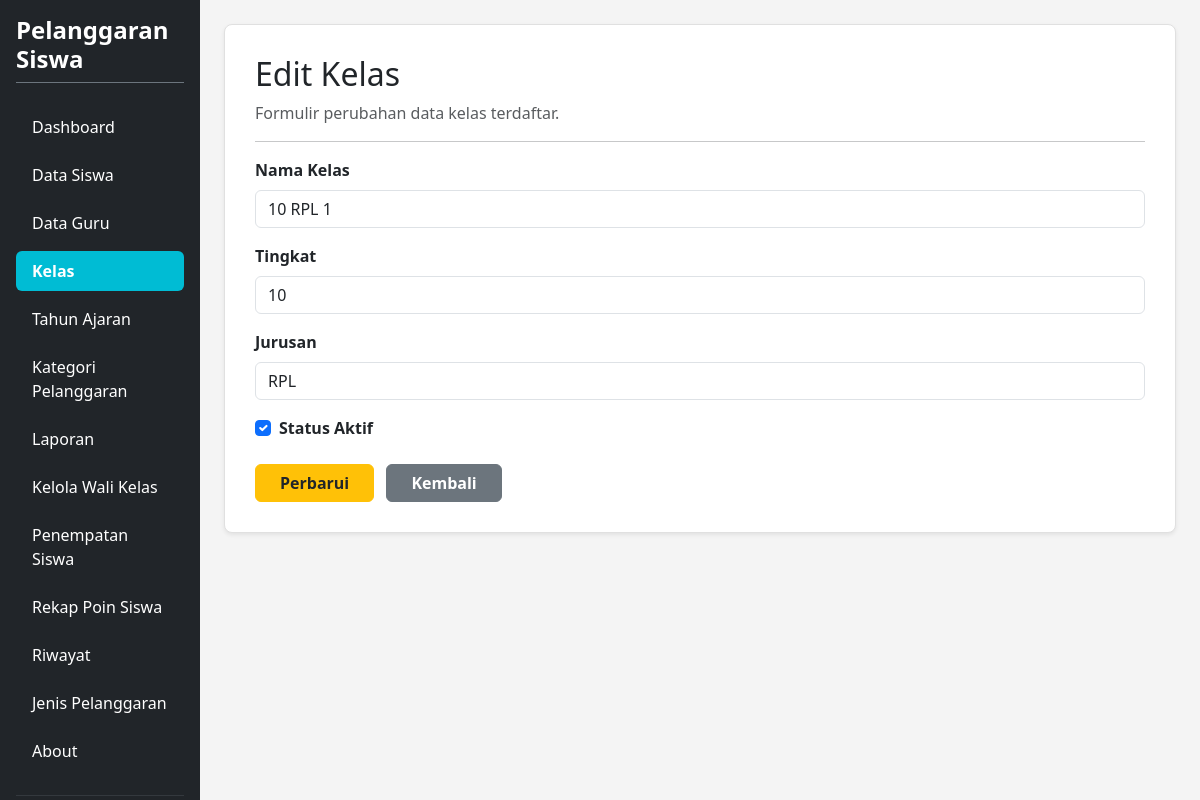
The page /edit_kelas.php?id=1 (signed in) on the database as committed earlier.
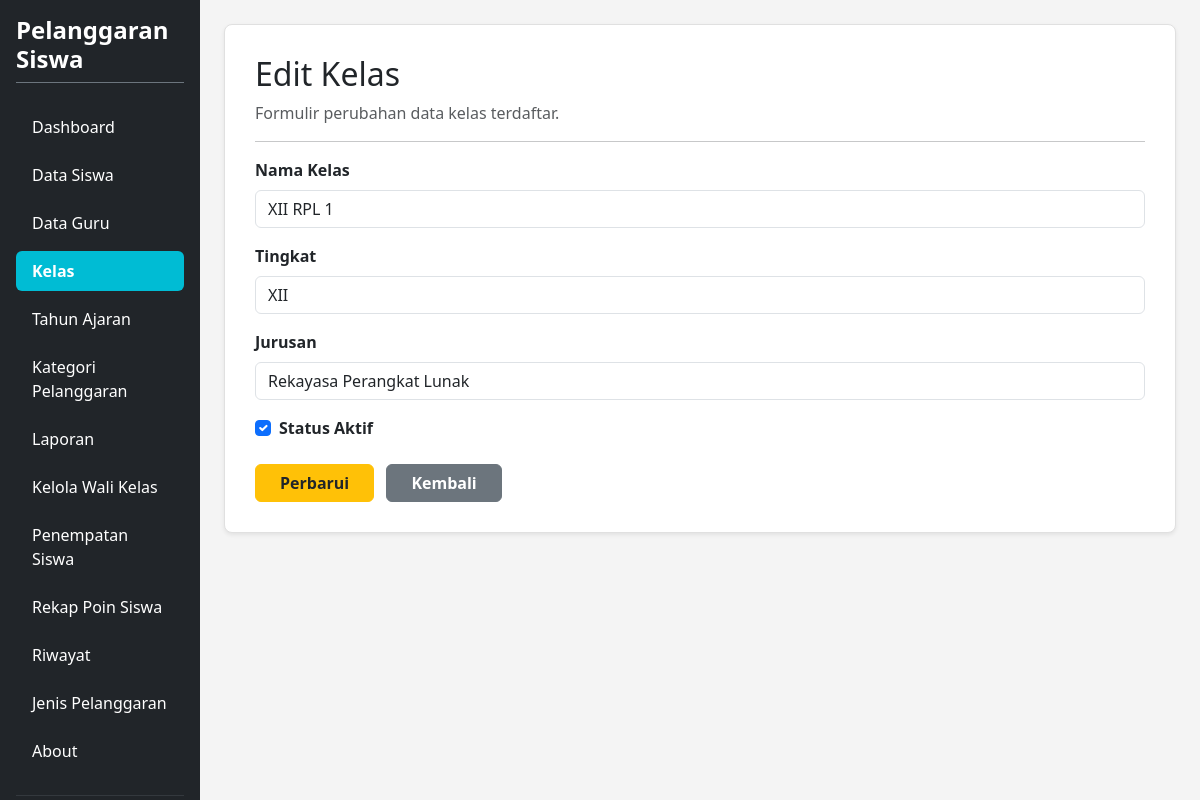
The same page on the database as committed later.
### tables this page shows
CREATE TABLE `t_kelas` (
  `id` int(11) NOT NULL,
  `nama` varchar(100) NOT NULL,
  `tingkat` varchar(20) NOT NULL,
  `jurusan` varchar(100) NOT NULL,
  `status_aktif` tinyint(1) NOT NULL,
  `created_at` timestamp NULL DEFAULT current_timestamp(),
  `updated_at` timestamp NULL DEFAULT current_timestamp()
);

### edit_kelas.php (the view, shortened to what this page needs)
<?php
require_once 'config.php';
$db_pdo = $pdo ?? ($conn instanceof PDO ? $conn : null);
$id = $_GET['id'] ?? null;
$kelas = null;
if ($db_pdo) {
    try {
        $stmt = $db_pdo->prepare("SELECT * FROM t_kelas WHERE id = ?");
        $stmt->execute([$id]);
        $kelas = $stmt->fetch(PDO::FETCH_ASSOC);
    } catch (Exception $e) {
    }
}
?>
<!DOCTYPE html>
<html lang="id">
<head>
    <link href="https://cdn.jsdelivr.net/npm/bootstrap@5.3.8/dist/css/bootstrap.min.css" rel="stylesheet">
</head>
<body>
<div class="container-fluid d-flex p-0" style="min-height: 100vh;">
    <div class="row flex-grow-1 g-0 w-100">
        <?php include "layout/sidebar.php"; ?>
        <main class="col-md-9 col-lg-10 p-4">
            <div class="content-card shadow-sm">
                <div class="mb-3">
                    <h2>Edit Kelas</h2>
                    <p class="text-muted mb-0">Formulir perubahan data kelas terdaftar.</p>
                </div>
                <hr>
                <form action="" method="POST">
                    <div class="mb-3">
                        <label for="nama" class="form-label fw-bold">Nama Kelas</label>
                        <input type="text" class="form-control" id="nama" name="nama" value="<?= htmlspecialchars($kelas['nama'] ?? '') ?>" required>
                    </div>
                    <div class="mb-3">
                        <label for="tingkat" class="form-label fw-bold">Tingkat</label>
                        <input type="text" class="form-control" id="tingkat" name="tingkat" value="<?= htmlspecialchars($kelas['tingkat'] ?? '') ?>" required>
                    </div>
                    <div class="mb-3">
                        <label for="jurusan" class="form-label fw-bold">Jurusan</label>
                        <input type="text" class="form-control" id="jurusan" name="jurusan" value="<?= htmlspecialchars($kelas['jurusan'] ?? '') ?>" required>
                    </div>
                    <div class="mb-3 form-check">
                        <input type="checkbox" class="form-check-input" id="status_aktif" name="status_aktif" value="1" <?= (($kelas['status_aktif'] ?? 0) == 1) ? 'checked' : '' ?>>
                        <label class="form-check-label fw-bold" for="status_aktif">Status Aktif</label>
                    </div>
                    <div class="mt-4">
                        <button type="submit" name="submit" class="btn btn-warning fw-semibold px-4 text-dark">Perbarui</button>
                        <a href="kelola_kelas.php" class="btn btn-secondary fw-semibold px-4 ms-2">Kembali</a>
                    </div>
                </form>
            </div>
        </main>
    </div>
</div>
</body>
</html>

Rows that differ between the two databases and show on the page:
changed t_kelas: nama "10 RPL 1" → "XII RPL 1"; tingkat "10" → "XII"; jurusan "RPL" → "Rekayasa Perangkat Lunak"
